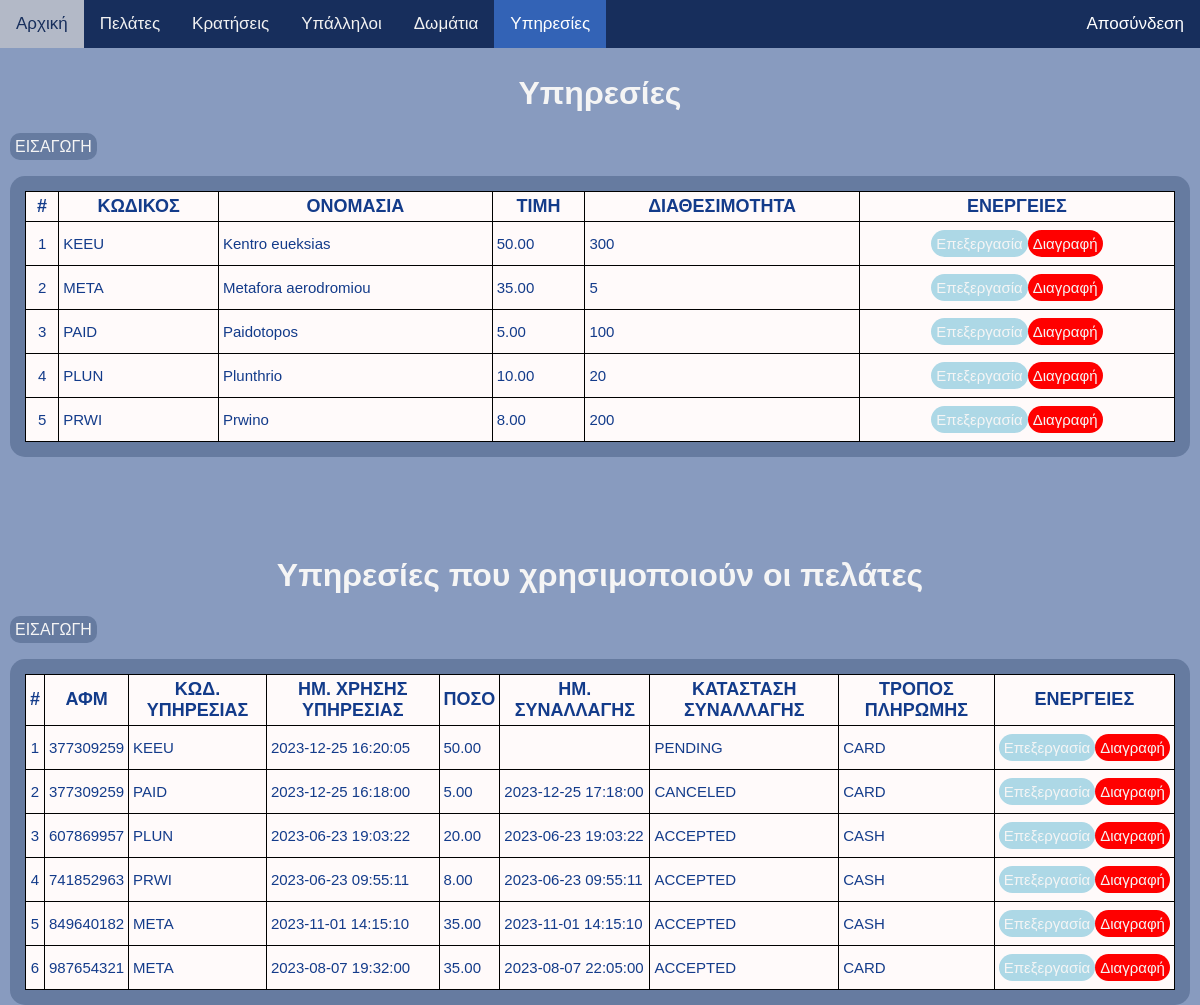
/back_page/panel/uphresies.php (signed in), run on the app's committed database.
### tables this page shows
CREATE TABLE `yphresia` (
  `kwdikos` char(4) NOT NULL,
  `onoma` varchar(50) NOT NULL,
  `timi` double(5,2) NOT NULL,
  `diathesimotita` int(3) NOT NULL DEFAULT 0
);

CREATE TABLE `xrhsh_yphresias` (
  `pelatis_fk` char(9) NOT NULL,
  `yphresia_fk` char(4) NOT NULL,
  `hm_yphresias` datetime NOT NULL,
  `poso` double(6,2) NOT NULL,
  `hmerominia_synallaghs` datetime DEFAULT NULL,
  `katastash_synallaghs` enum('ACCEPTED','PENDING','CANCELED') DEFAULT 'PENDING',
  `tropos_plhrwmhs` enum('CASH','CARD') DEFAULT 'CASH'
);

### back_page/accesses.php (called while the page is built, shortened)
<?php
    include 'db_connection.php';
    function getRights(){
        global $conne;
        $right = $_SESSION['dikaiwma'] ;
        $query_login = "SELECT prosvasi FROM dikaiwmata WHERE kwdikos = '$right' ";
        $result = mysqli_query($conne , $query_login) ;
        $row= mysqli_fetch_row($result);
        $acces = explode(',', $row[0]);
        return $acces;
    }
    function shouldDisplayLink($userRole) {
        $rights = getRights();
        $userRoles = is_array($userRole) ? $userRole : [$userRole];
        foreach ($userRoles as $role) {
            if (in_array($role, $rights)) {
                return true;
            }
        }
        return false;
    }
    function isActive($page) {
        $current_page = basename($_SERVER['PHP_SELF'], '.php');
        if ($page == $current_page) {
            return 'class="active" style="background-color: #3363b6; color: white;"';
        } else {
            return '';
        }
    }
?>

### back_page/panel/uphresies.php (the view, shortened to what this page needs)
<?php
include '../accesses.php';
include('../db_connection.php');
?>
<!DOCTYPE html>
<html lang="en">
<head>
    <link rel="stylesheet" href="../css/navbar.css">
    <link rel="stylesheet" href="../css/uphresies-dwmatia.css">
</head>
<body>
    <div class="topnav">
        <a href="home.php" <?php echo isActive('home') ?>>Αρχική</a>
        <a href="pelates.php" <?php if (!shouldDisplayLink('pelates'))
            echo ' style="display: none;"';
        echo isActive('pelates') ?>> Πελάτες </a>
        <a href="krathseis.php" <?php if (!shouldDisplayLink('krathseis'))
            echo ' style="display: none;"';
        echo isActive('krathseis') ?>> Κρατήσεις </a>
        <a href="upaliloi.php" <?php if (!shouldDisplayLink('upaliloi'))
            echo ' style="display: none;"';
        echo isActive('upaliloi') ?>> Υπάλληλοι </a>
        <a href="dwmatia.php" <?php if (!shouldDisplayLink('dwmatia'))
            echo ' style="display: none;"';
        echo isActive('dwmatia') ?>> Δωμάτια </a>
        <a href="uphresies.php" <?php if (!shouldDisplayLink('uphresies'))
            echo ' style="display: none;"';
        echo isActive('uphresies') ?>>Υπηρεσίες </a>
        <a href="../logout.php" class="split">Αποσύνδεση</a>
    </div>
    <div style="padding-left:10px; padding-right:10px">
        <div>
            <div class="title-insert-btn">
                <h2>Υπηρεσίες</h2>
                <a class="insert-button" href="create-delete-update/insert_uphresia.php">ΕΙΣΑΓΩΓΗ</a>
            </div>
            <div class="border-outline">
                <table>
                    <thead>
                        <tr>
                            <th>#</th>
                            <th>ΚΩΔΙΚΟΣ</th>
                            <th>ΟΝΟΜΑΣΙΑ</th>
                            <th>ΤΙΜΗ</th>
                            <th>ΔΙΑΘΕΣΙΜΟΤΗΤΑ</th>
                            <th>ΕΝΕΡΓΕΙΕΣ</th>
                        </tr>
                    </thead>
                    <tbody>
                        <?php
                        $query = "SELECT * FROM yphresia";
                        $queryResult = mysqli_query($conne, $query);
                        $num = 0;
                        while ($row = mysqli_fetch_assoc($queryResult)) {
                            $num = $num + 1;
                            echo "<tr>";
                            echo "<td>{$num}</td>";
                            echo "<td>{$row['kwdikos']}</td>";
                            echo "<td>{$row['onoma']}</td>";
                            echo "<td>{$row['timi']}</td>";
                            echo "<td>{$row['diathesimotita']}</td>";
                            echo "<td>";
                            echo " <div class='update-delete-btns'>";
                            echo "<a href='create-delete-update/update_uphresia.php?updateid={$row['kwdikos']}'>Επεξεργασία</a>";
                            echo "<a href='create-delete-update/delete_uphresia.php?deleteid={$row['kwdikos']}'>Διαγραφή</a>";
                            echo "</div>";
                            echo "</td>";
                            echo "</tr>";
                        }
                        ?>
                </table>
            </div>
        </div>
        <div style="margin-top: 100px;">
            <div class="title-insert-btn">
                <h2>Υπηρεσίες που χρησιμοποιούν οι πελάτες</h2>
                <a class="insert-button" href="create-delete-update/insert_xrhsh_uphresias.php">ΕΙΣΑΓΩΓΗ</a>
            </div>
            <div class="border-outline">
                <table>
                    <thead>
                        <tr>
                            <th>#</th>
                            <th>ΑΦΜ</th>
                            <th>ΚΩΔ. ΥΠΗΡΕΣΙΑΣ</th>
                            <th>ΗΜ. ΧΡΗΣΗΣ ΥΠΗΡΕΣΙΑΣ</th>
                            <th>ΠΟΣΟ</th>
                            <th>ΗΜ. ΣΥΝΑΛΛΑΓΗΣ</th>
                            <th>ΚΑΤΑΣΤΑΣΗ ΣΥΝΑΛΛΑΓΗΣ</th>
                            <th>ΤΡΟΠΟΣ ΠΛΗΡΩΜΗΣ</th>
                            <th>ΕΝΕΡΓΕΙΕΣ</th>
                        </tr>
                    </thead>
                    <tbody>
                        <?php
                        $query = "SELECT * FROM xrhsh_yphresias";
                        $queryResult = mysqli_query($conne, $query);
                        $num = 0;
                        while ($row = mysqli_fetch_assoc($queryResult)) {
                            $num = $num + 1;
                            echo "<tr>";
                            echo "<td>{$num}</td>";
                            echo "<td>{$row['pelatis_fk']}</td>";
                            echo "<td>{$row['yphresia_fk']}</td>";
                            echo "<td>{$row['hm_yphresias']}</td>";
                            echo "<td>{$row['poso']}</td>";
                            echo "<td>{$row['hmerominia_synallaghs']}</td>";
                            echo "<td>{$row['katastash_synallaghs']}</td>";
                            echo "<td>{$row['tropos_plhrwmhs']}</td>";
                            echo "<td>";
                            echo " <div class='update-delete-btns'>";
                            echo "<a href='create-delete-update/update_xrhsh_uphresias.php?updateid={$row['pelatis_fk']}+{$row['yphresia_fk']}+{$row['hm_yphresias']}'>Επεξεργασία</a>";
                            echo "<a href='create-delete-update/delete_xrhsh_uphresias.php?deleteid={$row['pelatis_fk']}+{$row['yphresia_fk']}+{$row['hm_yphresias']}'>Διαγραφή</a>";
                            echo "</div>";
                            echo "</td>";
                            echo "</tr>";
                        }
                        ?>
                </table>
            </div>
        </div>
    </div>
</body>
</html>

### back_page/css/navbar.css (style rules this page uses)
body { margin: 0; font-family: Arial, Helvetica, sans-serif; background-color: #889bbf; }
.topnav { overflow: hidden; background-color: #172e5c; }
.topnav a { float: left; color: #f2f2f2; text-align: center; padding: 14px 16px; text-decoration: none; font-size: 17px; }
.topnav a.split { float: right; background-color: #172e5c; color: white; }
a.active { background-color: #3363b6; color: white; }

### back_page/css/uphresies-dwmatia.css (style rules this page uses)
h2 { color: whitesmoke; text-align: center; font-size: 32px; }
.insert-button { text-align: left; padding: 5px; background-color: #667ba0; border-radius: 10px; }
.title-insert-btn { margin-bottom: 20px; }
.border-outline { border-radius: 15px; background-color: #667ba0 ; padding: 15px; }
table { border: 1px solid black; width: 100%; background-color: snow; border-collapse: collapse; color:#133b8a; }
th,td { padding: 4px; border: 1px black solid; }
td:first-of-type { text-align: center; }
th { text-align: center; font-weight: bold; font-size: 18px; }
td { font-size: 15px; padding: 8px 4px; }
.update-delete-btns { display: flex; justify-content: center; align-items: center; }
a { text-decoration: none; color: whitesmoke; }
.update-delete-btns a:first-child { background-color: lightblue; padding: 5px; border-radius: 15px; }
.update-delete-btns a:last-child { background-color: red; padding: 5px; border-radius: 15px; text-decoration: none; }

### data on the page
yphresia: kwdikos "KEEU", onoma "Kentro eueksias", timi "50.00", diathesimotita "300"
yphresia: kwdikos "META", onoma "Metafora aerodromiou", timi "35.00", diathesimotita "5"
yphresia: kwdikos "PAID", onoma "Paidotopos", timi "5.00", diathesimotita "100"
yphresia: kwdikos "PLUN", onoma "Plunthrio", timi "10.00", diathesimotita "20"
yphresia: kwdikos "PRWI", onoma "Prwino", timi "8.00", diathesimotita "200"
xrhsh_yphresias: pelatis_fk "377309259", yphresia_fk "KEEU", hm_yphresias "2023-12-25 16:20:05", poso "50.00", katastash_synallaghs "PENDING", tropos_plhrwmhs "CARD"
xrhsh_yphresias: pelatis_fk "377309259", yphresia_fk "PAID", hm_yphresias "2023-12-25 16:18:00", poso "5.00", hmerominia_synallaghs "2023-12-25 17:18:00", katastash_synallaghs "CANCELED", tropos_plhrwmhs "CARD"
xrhsh_yphresias: pelatis_fk "607869957", yphresia_fk "PLUN", hm_yphresias "2023-06-23 19:03:22", poso "20.00", hmerominia_synallaghs "2023-06-23 19:03:22", katastash_synallaghs "ACCEPTED", tropos_plhrwmhs "CASH"
xrhsh_yphresias: pelatis_fk "741852963", yphresia_fk "PRWI", hm_yphresias "2023-06-23 09:55:11", poso "8.00", hmerominia_synallaghs "2023-06-23 09:55:11", katastash_synallaghs "ACCEPTED", tropos_plhrwmhs "CASH"
xrhsh_yphresias: pelatis_fk "849640182", yphresia_fk "META", hm_yphresias "2023-11-01 14:15:10", poso "35.00", hmerominia_synallaghs "2023-11-01 14:15:10", katastash_synallaghs "ACCEPTED", tropos_plhrwmhs "CASH"
xrhsh_yphresias: pelatis_fk "987654321", yphresia_fk "META", hm_yphresias "2023-08-07 19:32:00", poso "35.00", hmerominia_synallaghs "2023-08-07 22:05:00", katastash_synallaghs "ACCEPTED", tropos_plhrwmhs "CARD"
